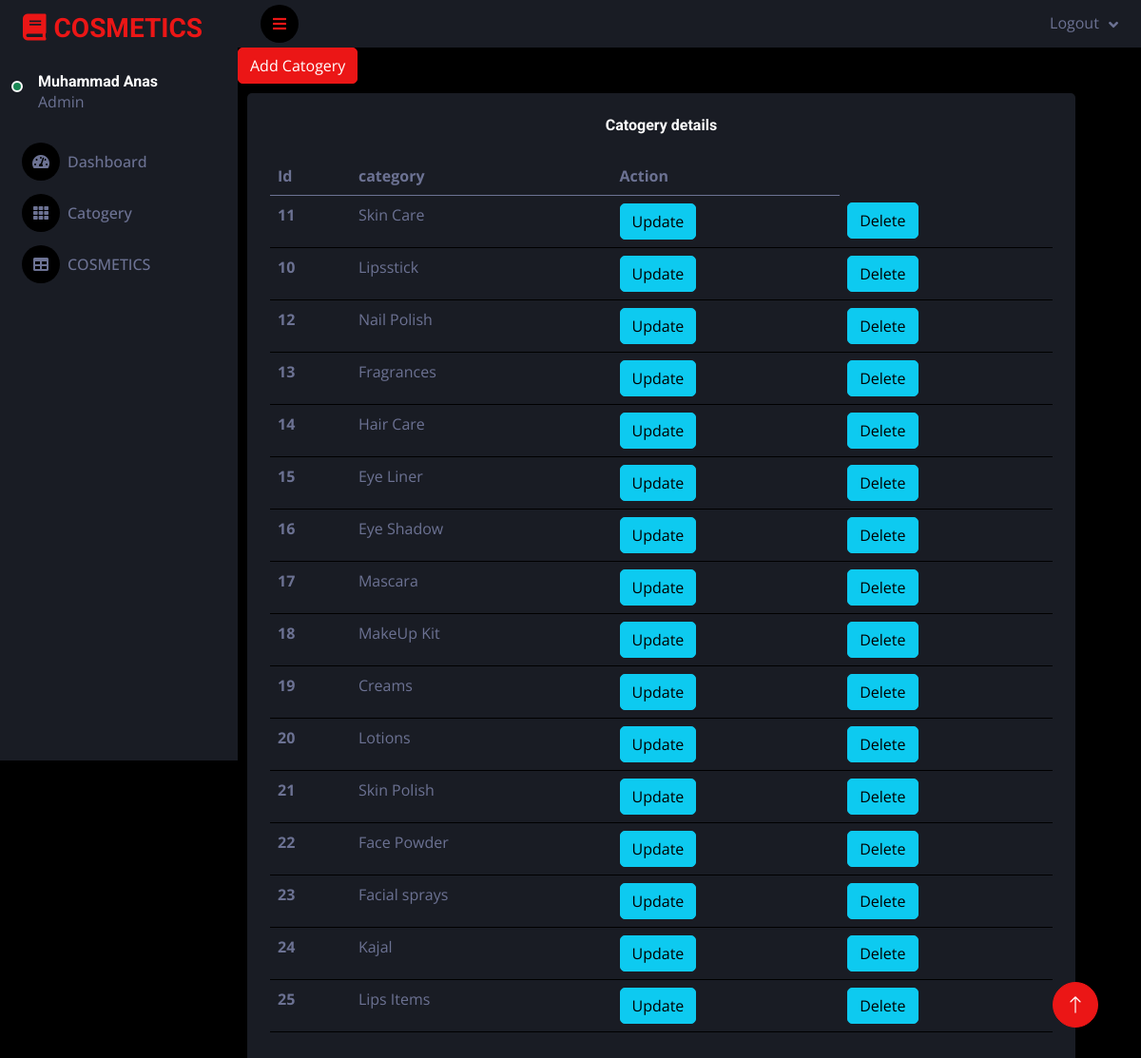
Page /Dashboard/public/index.php?page=catogery.php on the committed database.
### tables this page shows
CREATE TABLE `catogery` (
  `id` int(11) NOT NULL,
  `Name` varchar(20) DEFAULT NULL
);

### Dashboard/public/catogery.php (the view, shortened to what this page needs)
<?php
$query = "select * from catogery";
$result = mysqli_query($db,$query);
?>
<a href="index.php?page=Add-files/add-catogery.php" class="btn btn-primary">Add Catogery</a>
<div class="col-sm-12 col-xl-11" style="margin-left: 10px; margin-top: 10px">
                        <div class="bg-secondary rounded h-100 p-4">
                           <center> <h6 class="mb-4">Catogery details</h6></center>
                            <table class="table table-hover">
                                <thead>
                                    <tr>
                                        <th scope="col">Id</th>
                                        <th scope="col">category</th>
                                        <th scope="col">Action</th>
                                    </tr>
                                </thead>
                                <tbody>
                                <?php
                                while($row=mysqli_fetch_array($result)){
                                  ?>
                                  <tr>
                                    <th scope="row"><?php echo $row["id"]?></th>
                                     <td><?php echo $row["Name"]?></td>
                                     <td><a href="index.php?page=update-files/update-catogery.php&id=<?php echo $row["id"]?>"><button class="btn btn-info">Update</button></a>
                                     <td><a href="index.php?page=update-files/update-catogery.php&id=<?php echo $row["id"]?>"><button class="btn btn-info">Delete</button></a>
                                  </tr>
                                    <?php
                                }
                                ?>
                                </table>

### Dashboard/content/css/style.css (style rules this page uses)
:root { --primary: #EB1616; --secondary: #191C24; --light: #6C7293; --dark: #000000; }
.btn { transition: .5s; }

### rows in the picture
catogery: id "11", Name "Skin Care"
catogery: id "10", Name "Lipsstick"
catogery: id "12", Name "Nail Polish"
catogery: id "13", Name "Fragrances"
catogery: id "14", Name "Hair Care"
catogery: id "15", Name "Eye Liner"
catogery: id "16", Name "Eye Shadow"
catogery: id "17", Name "Mascara"
catogery: id "18", Name "MakeUp Kit"
catogery: id "19", Name "Creams"
catogery: id "20", Name "Lotions"
catogery: id "21", Name "Skin Polish"
catogery: id "22", Name "Face Powder"
catogery: id "23", Name "Facial sprays"
catogery: id "24", Name "Kajal"
catogery: id "25", Name "Lips Items"
